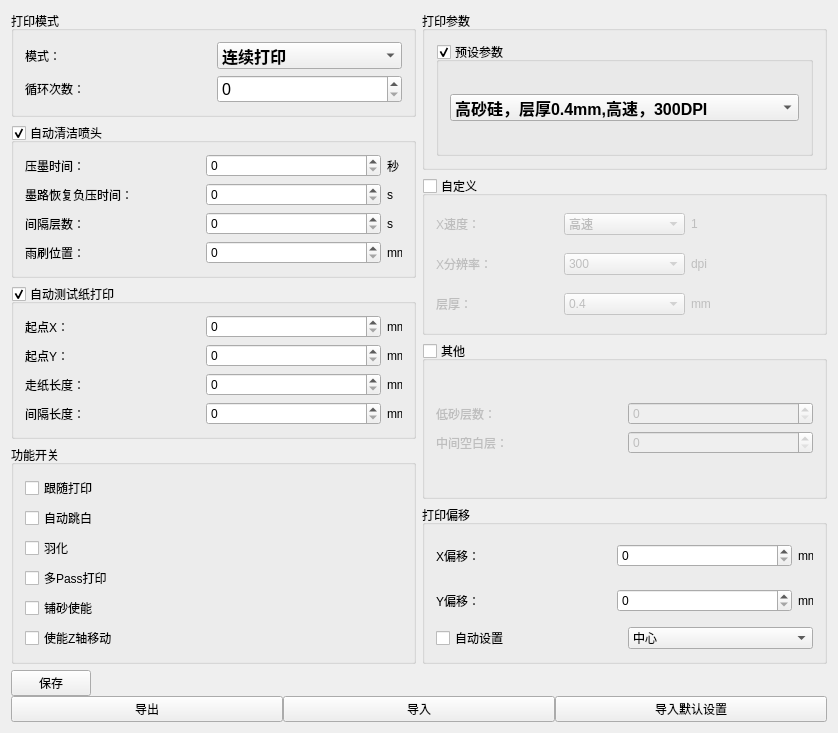
<?xml version="1.0" encoding="UTF-8"?>
<ui version="4.0">
 <class>PrintSettingsClass</class>
 <widget class="QWidget" name="PrintSettingsClass">
  <property name="geometry">
   <rect>
    <x>0</x>
    <y>0</y>
    <width>838</width>
    <height>728</height>
   </rect>
  </property>
  <property name="windowTitle">
   <string>PrintSettings</string>
  </property>
  <layout class="QVBoxLayout" name="verticalLayout_15">
   <item>
    <layout class="QVBoxLayout" name="verticalLayout_14">
     <item>
      <layout class="QHBoxLayout" name="horizontalLayout_13">
       <item>
        <layout class="QVBoxLayout" name="verticalLayout_6">
         <item>
          <widget class="QGroupBox" name="groupBox_3">
           <property name="title">
            <string>打印模式</string>
           </property>
           <layout class="QVBoxLayout" name="verticalLayout_5">
            <item>
             <layout class="QVBoxLayout" name="verticalLayout_4">
              <item>
               <layout class="QHBoxLayout" name="horizontalLayout_10">
                <item>
                 <widget class="QLabel" name="label_5">
                  <property name="text">
                   <string>模式：</string>
                  </property>
                 </widget>
                </item>
                <item>
                 <widget class="QComboBox" name="printModeComboBox">
                  <property name="font">
                   <font>
                    <pointsize>12</pointsize>
                    <weight>75</weight>
                    <bold>true</bold>
                   </font>
                  </property>
                  <item>
                   <property name="text">
                    <string>连续打印</string>
                   </property>
                  </item>
                  <item>
                   <property name="text">
                    <string>单文件循环</string>
                   </property>
                  </item>
                 </widget>
                </item>
               </layout>
              </item>
              <item>
               <layout class="QHBoxLayout" name="horizontalLayout_11">
                <item>
                 <widget class="QLabel" name="label_6">
                  <property name="text">
                   <string>循环次数：</string>
                  </property>
                 </widget>
                </item>
                <item>
                 <widget class="QSpinBox" name="repeatCountSpinBox">
                  <property name="font">
                   <font>
                    <pointsize>12</pointsize>
                   </font>
                  </property>
                 </widget>
                </item>
               </layout>
              </item>
             </layout>
            </item>
           </layout>
          </widget>
         </item>
         <item>
          <widget class="QGroupBox" name="groupBox_4">
           <property name="title">
            <string>自动清洁喷头</string>
           </property>
           <property name="checkable">
            <bool>true</bool>
           </property>
           <layout class="QGridLayout" name="gridLayout_4">
            <item row="0" column="0">
             <layout class="QHBoxLayout" name="horizontalLayout_6">
              <item>
               <widget class="QLabel" name="label_7">
                <property name="text">
                 <string>压墨时间：</string>
                </property>
               </widget>
              </item>
              <item>
               <widget class="QSpinBox" name="inkingTimeSpinBox"/>
              </item>
              <item>
               <widget class="QLabel" name="label_8">
                <property name="maximumSize">
                 <size>
                  <width>15</width>
                  <height>16777215</height>
                 </size>
                </property>
                <property name="text">
                 <string>秒</string>
                </property>
               </widget>
              </item>
             </layout>
            </item>
            <item row="1" column="0">
             <layout class="QHBoxLayout" name="horizontalLayout_7">
              <item>
               <widget class="QLabel" name="label_9">
                <property name="text">
                 <string>墨路恢复负压时间：</string>
                </property>
               </widget>
              </item>
              <item>
               <widget class="QSpinBox" name="inkPressureRecoveryTimeSpinBox"/>
              </item>
              <item>
               <widget class="QLabel" name="label_10">
                <property name="maximumSize">
                 <size>
                  <width>15</width>
                  <height>16777215</height>
                 </size>
                </property>
                <property name="text">
                 <string>s</string>
                </property>
               </widget>
              </item>
             </layout>
            </item>
            <item row="2" column="0">
             <layout class="QHBoxLayout" name="horizontalLayout_8">
              <item>
               <widget class="QLabel" name="label_11">
                <property name="text">
                 <string>间隔层数：</string>
                </property>
               </widget>
              </item>
              <item>
               <widget class="QSpinBox" name="intervalLayersSpinBox"/>
              </item>
              <item>
               <widget class="QLabel" name="label_33">
                <property name="maximumSize">
                 <size>
                  <width>15</width>
                  <height>16777215</height>
                 </size>
                </property>
                <property name="text">
                 <string>s</string>
                </property>
               </widget>
              </item>
             </layout>
            </item>
            <item row="3" column="0">
             <layout class="QHBoxLayout" name="horizontalLayout_9">
              <item>
               <widget class="QLabel" name="label_12">
                <property name="text">
                 <string>雨刷位置：</string>
                </property>
               </widget>
              </item>
              <item>
               <widget class="QSpinBox" name="wiperPositionSpinBox"/>
              </item>
              <item>
               <widget class="QLabel" name="label_13">
                <property name="maximumSize">
                 <size>
                  <width>15</width>
                  <height>16777215</height>
                 </size>
                </property>
                <property name="text">
                 <string>mm</string>
                </property>
               </widget>
              </item>
             </layout>
            </item>
           </layout>
          </widget>
         </item>
         <item>
          <widget class="QGroupBox" name="groupBox_5">
           <property name="title">
            <string>自动测试纸打印</string>
           </property>
           <property name="checkable">
            <bool>true</bool>
           </property>
           <layout class="QVBoxLayout" name="verticalLayout_3">
            <item>
             <layout class="QVBoxLayout" name="verticalLayout_2">
              <item>
               <layout class="QHBoxLayout" name="horizontalLayout_2">
                <item>
                 <widget class="QLabel" name="label_14">
                  <property name="text">
                   <string>起点X：</string>
                  </property>
                 </widget>
                </item>
                <item>
                 <widget class="QSpinBox" name="startXSpinBox"/>
                </item>
                <item>
                 <widget class="QLabel" name="label_15">
                  <property name="maximumSize">
                   <size>
                    <width>15</width>
                    <height>16777215</height>
                   </size>
                  </property>
                  <property name="text">
                   <string>mm</string>
                  </property>
                 </widget>
                </item>
               </layout>
              </item>
              <item>
               <layout class="QHBoxLayout" name="horizontalLayout_5">
                <item>
                 <widget class="QLabel" name="label_16">
                  <property name="text">
                   <string>起点Y：</string>
                  </property>
                 </widget>
                </item>
                <item>
                 <widget class="QSpinBox" name="startYSpinBox"/>
                </item>
                <item>
                 <widget class="QLabel" name="label_17">
                  <property name="maximumSize">
                   <size>
                    <width>15</width>
                    <height>16777215</height>
                   </size>
                  </property>
                  <property name="text">
                   <string>mm</string>
                  </property>
                 </widget>
                </item>
               </layout>
              </item>
              <item>
               <layout class="QHBoxLayout" name="horizontalLayout_4">
                <item>
                 <widget class="QLabel" name="label_29">
                  <property name="text">
                   <string>走纸长度：</string>
                  </property>
                 </widget>
                </item>
                <item>
                 <widget class="QSpinBox" name="paperFeedLengthSpinBox"/>
                </item>
                <item>
                 <widget class="QLabel" name="label_31">
                  <property name="maximumSize">
                   <size>
                    <width>15</width>
                    <height>16777215</height>
                   </size>
                  </property>
                  <property name="text">
                   <string>mm</string>
                  </property>
                 </widget>
                </item>
               </layout>
              </item>
              <item>
               <layout class="QHBoxLayout" name="horizontalLayout_3">
                <item>
                 <widget class="QLabel" name="label_30">
                  <property name="text">
                   <string>间隔长度：</string>
                  </property>
                 </widget>
                </item>
                <item>
                 <widget class="QSpinBox" name="intervalLengthSpinBox"/>
                </item>
                <item>
                 <widget class="QLabel" name="label_32">
                  <property name="maximumSize">
                   <size>
                    <width>15</width>
                    <height>16777215</height>
                   </size>
                  </property>
                  <property name="text">
                   <string>mm</string>
                  </property>
                 </widget>
                </item>
               </layout>
              </item>
             </layout>
            </item>
           </layout>
          </widget>
         </item>
         <item>
          <widget class="QGroupBox" name="groupBox_11">
           <property name="title">
            <string>功能开关</string>
           </property>
           <layout class="QVBoxLayout" name="verticalLayout">
            <item>
             <layout class="QGridLayout" name="gridLayout">
              <item row="4" column="0">
               <widget class="QCheckBox" name="sandingEnableCheckBox">
                <property name="text">
                 <string>铺砂使能</string>
                </property>
               </widget>
              </item>
              <item row="3" column="0">
               <widget class="QCheckBox" name="multiPassPrintingCheckBox">
                <property name="text">
                 <string>多Pass打印</string>
                </property>
               </widget>
              </item>
              <item row="2" column="0">
               <widget class="QCheckBox" name="featheringCheckBox">
                <property name="text">
                 <string>羽化</string>
                </property>
               </widget>
              </item>
              <item row="1" column="0">
               <widget class="QCheckBox" name="autoSkipWhiteCheckBox">
                <property name="text">
                 <string>自动跳白</string>
                </property>
               </widget>
              </item>
              <item row="5" column="0">
               <widget class="QCheckBox" name="zAxisMovementEnableCheckBox">
                <property name="text">
                 <string>使能Z轴移动</string>
                </property>
               </widget>
              </item>
              <item row="0" column="0">
               <widget class="QCheckBox" name="followPrintingCheckBox">
                <property name="text">
                 <string>跟随打印</string>
                </property>
               </widget>
              </item>
             </layout>
            </item>
           </layout>
          </widget>
         </item>
        </layout>
       </item>
       <item>
        <layout class="QVBoxLayout" name="verticalLayout_13">
         <item>
          <widget class="QGroupBox" name="groupBox">
           <property name="title">
            <string>打印参数</string>
           </property>
           <layout class="QVBoxLayout" name="verticalLayout_12">
            <item>
             <widget class="QGroupBox" name="groupBox_7">
              <property name="title">
               <string>预设参数</string>
              </property>
              <property name="checkable">
               <bool>true</bool>
              </property>
              <layout class="QGridLayout" name="gridLayout_3">
               <item row="0" column="0">
                <widget class="QComboBox" name="presetParametersComBox">
                 <property name="font">
                  <font>
                   <pointsize>12</pointsize>
                   <weight>75</weight>
                   <bold>true</bold>
                  </font>
                 </property>
                 <item>
                  <property name="text">
                   <string>高砂硅，层厚0.4mm,高速，300DPI</string>
                  </property>
                 </item>
                 <item>
                  <property name="text">
                   <string>1</string>
                  </property>
                 </item>
                 <item>
                  <property name="text">
                   <string>2</string>
                  </property>
                 </item>
                 <item>
                  <property name="text">
                   <string>3</string>
                  </property>
                 </item>
                </widget>
               </item>
              </layout>
             </widget>
            </item>
           </layout>
          </widget>
         </item>
         <item>
          <widget class="QGroupBox" name="groupBox_8">
           <property name="title">
            <string>自定义</string>
           </property>
           <property name="checkable">
            <bool>true</bool>
           </property>
           <property name="checked">
            <bool>false</bool>
           </property>
           <layout class="QVBoxLayout" name="verticalLayout_8">
            <item>
             <layout class="QHBoxLayout" name="horizontalLayout_14">
              <item>
               <widget class="QLabel" name="label_18">
                <property name="text">
                 <string>X速度：</string>
                </property>
               </widget>
              </item>
              <item>
               <widget class="QComboBox" name="xSpeedSpinBox">
                <item>
                 <property name="text">
                  <string>高速</string>
                 </property>
                </item>
               </widget>
              </item>
              <item>
               <widget class="QLabel" name="label">
                <property name="text">
                 <string>1</string>
                </property>
               </widget>
              </item>
             </layout>
            </item>
            <item>
             <layout class="QHBoxLayout" name="horizontalLayout_15">
              <item>
               <widget class="QLabel" name="label_19">
                <property name="text">
                 <string>X分辨率：</string>
                </property>
               </widget>
              </item>
              <item>
               <widget class="QComboBox" name="xResolutionSpinBox">
                <item>
                 <property name="text">
                  <string>300</string>
                 </property>
                </item>
               </widget>
              </item>
              <item>
               <widget class="QLabel" name="label_20">
                <property name="text">
                 <string>dpi</string>
                </property>
               </widget>
              </item>
             </layout>
            </item>
            <item>
             <layout class="QHBoxLayout" name="horizontalLayout_16">
              <item>
               <widget class="QLabel" name="label_21">
                <property name="text">
                 <string>层厚：</string>
                </property>
               </widget>
              </item>
              <item>
               <widget class="QComboBox" name="layerThicknessSpinBox">
                <item>
                 <property name="text">
                  <string>0.4</string>
                 </property>
                </item>
               </widget>
              </item>
              <item>
               <widget class="QLabel" name="label_22">
                <property name="text">
                 <string>mm</string>
                </property>
               </widget>
              </item>
             </layout>
            </item>
           </layout>
          </widget>
         </item>
         <item>
          <widget class="QGroupBox" name="otherGroupBox">
           <property name="title">
            <string>其他</string>
           </property>
           <property name="checkable">
            <bool>true</bool>
           </property>
           <property name="checked">
            <bool>false</bool>
           </property>
           <layout class="QVBoxLayout" name="verticalLayout_7">
            <item>
             <layout class="QGridLayout" name="gridLayout_2">
              <item row="0" column="0">
               <widget class="QLabel" name="label_23">
                <property name="text">
                 <string>低砂层数：</string>
                </property>
               </widget>
              </item>
              <item row="0" column="1">
               <widget class="QSpinBox" name="lowSandLayersSpinBox"/>
              </item>
              <item row="1" column="0">
               <widget class="QLabel" name="label_24">
                <property name="text">
                 <string>中间空白层：</string>
                </property>
               </widget>
              </item>
              <item row="1" column="1">
               <widget class="QSpinBox" name="middleBlankLayersSpinBox"/>
              </item>
             </layout>
            </item>
           </layout>
          </widget>
         </item>
         <item>
          <widget class="QGroupBox" name="groupBox_10">
           <property name="title">
            <string>打印偏移</string>
           </property>
           <property name="checkable">
            <bool>false</bool>
           </property>
           <property name="checked">
            <bool>false</bool>
           </property>
           <layout class="QVBoxLayout" name="verticalLayout_11">
            <item>
             <layout class="QVBoxLayout" name="verticalLayout_9">
              <item>
               <layout class="QHBoxLayout" name="horizontalLayout_17">
                <item>
                 <widget class="QLabel" name="label_25">
                  <property name="text">
                   <string>X偏移：</string>
                  </property>
                 </widget>
                </item>
                <item>
                 <widget class="QSpinBox" name="xOffsetSpinBox"/>
                </item>
                <item>
                 <widget class="QLabel" name="label_27">
                  <property name="maximumSize">
                   <size>
                    <width>15</width>
                    <height>16777215</height>
                   </size>
                  </property>
                  <property name="text">
                   <string>mm</string>
                  </property>
                 </widget>
                </item>
               </layout>
              </item>
              <item>
               <layout class="QHBoxLayout" name="horizontalLayout_18">
                <item>
                 <widget class="QLabel" name="label_26">
                  <property name="text">
                   <string>Y偏移：</string>
                  </property>
                 </widget>
                </item>
                <item>
                 <widget class="QSpinBox" name="yOffsetSpinBox"/>
                </item>
                <item>
                 <widget class="QLabel" name="label_28">
                  <property name="maximumSize">
                   <size>
                    <width>15</width>
                    <height>16777215</height>
                   </size>
                  </property>
                  <property name="text">
                   <string>mm</string>
                  </property>
                 </widget>
                </item>
               </layout>
              </item>
              <item>
               <layout class="QHBoxLayout" name="horizontalLayout_19">
                <item>
                 <widget class="QCheckBox" name="autoSettingCheckBox">
                  <property name="text">
                   <string>自动设置</string>
                  </property>
                 </widget>
                </item>
                <item>
                 <widget class="QComboBox" name="comboBox_7">
                  <item>
                   <property name="text">
                    <string>中心</string>
                   </property>
                  </item>
                 </widget>
                </item>
               </layout>
              </item>
             </layout>
            </item>
           </layout>
          </widget>
         </item>
        </layout>
       </item>
      </layout>
     </item>
     <item>
      <layout class="QVBoxLayout" name="verticalLayout_10">
       <property name="spacing">
        <number>0</number>
       </property>
       <item>
        <layout class="QHBoxLayout" name="horizontalLayout_12">
         <item>
          <widget class="QPushButton" name="saveButton">
           <property name="text">
            <string>保存</string>
           </property>
          </widget>
         </item>
         <item>
          <spacer name="horizontalSpacer">
           <property name="orientation">
            <enum>Qt::Horizontal</enum>
           </property>
           <property name="sizeHint" stdset="0">
            <size>
             <width>308</width>
             <height>20</height>
            </size>
           </property>
          </spacer>
         </item>
        </layout>
       </item>
       <item>
        <layout class="QHBoxLayout" name="horizontalLayout">
         <property name="spacing">
          <number>0</number>
         </property>
         <item>
          <widget class="QPushButton" name="exportButton">
           <property name="text">
            <string>导出</string>
           </property>
          </widget>
         </item>
         <item>
          <widget class="QPushButton" name="importButton">
           <property name="text">
            <string>导入</string>
           </property>
          </widget>
         </item>
         <item>
          <widget class="QPushButton" name="importDefaultSettingsButton">
           <property name="text">
            <string>导入默认设置</string>
           </property>
          </widget>
         </item>
        </layout>
       </item>
      </layout>
     </item>
    </layout>
   </item>
  </layout>
 </widget>
 <layoutdefault spacing="6" margin="11"/>
 <resources/>
 <connections/>
</ui>
